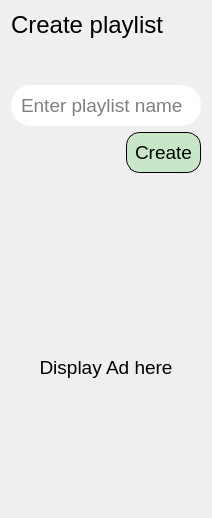
        <widget class="QWidget" name="create_page">
         <layout class="QVBoxLayout" name="verticalLayout_11">
          <item>
           <widget class="QLabel" name="label_10">
            <property name="maximumSize">
             <size>
              <width>16777215</width>
              <height>40</height>
             </size>
            </property>
            <property name="styleSheet">
             <string notr="true">font:18pt;</string>
            </property>
            <property name="text">
             <string>Create playlist</string>
            </property>
           </widget>
          </item>
          <item>
           <spacer name="verticalSpacer_14">
            <property name="orientation">
             <enum>Qt::Vertical</enum>
            </property>
            <property name="sizeType">
             <enum>QSizePolicy::Fixed</enum>
            </property>
            <property name="sizeHint" stdset="0">
             <size>
              <width>20</width>
              <height>40</height>
             </size>
            </property>
           </spacer>
          </item>
          <item>
           <widget class="QLineEdit" name="create_playlist_name">
            <property name="styleSheet">
             <string notr="true">min-height:20px;
              padding:8px;
              font:14pt;
              border-radius:20px;
              border-width:1px;
              color:black;
             </string>
            </property>
            <property name="placeholderText">
             <string>Enter playlist name</string>
            </property>
           </widget>
          </item>
          <item>
           <layout class="QHBoxLayout" name="horizontalLayout_15">
            <item>
             <spacer name="horizontalSpacer_8">
              <property name="orientation">
               <enum>Qt::Horizontal</enum>
              </property>
              <property name="sizeHint" stdset="0">
               <size>
                <width>40</width>
                <height>20</height>
               </size>
              </property>
             </spacer>
            </item>
            <item>
             <widget class="QPushButton" name="create_playlist">
              <property name="cursor">
               <cursorShape>PointingHandCursor</cursorShape>
              </property>
              <property name="styleSheet">
               <string notr="true">font:14pt;
                min-height:20px;
                background-color:rgba(200,230,200);
                color:#000;
                border-radius:14px;
                border-width:1px;
                border-style:solid;
                border-color:black;
                padding:8px;
               </string>
              </property>
              <property name="text">
               <string>Create</string>
              </property>
             </widget>
            </item>
           </layout>
          </item>
          <item>
           <widget class="QLabel" name="playlist_error">
            <property name="styleSheet">
             <string notr="true">font:12pt;
              color:red;
             </string>
            </property>
            <property name="text">
             <string/>
            </property>
           </widget>
          </item>
          <item>
           <widget class="QLabel" name="playlist_success">
            <property name="styleSheet">
             <string notr="true">font:12pt;
              color:#39FF14;
             </string>
            </property>
            <property name="text">
             <string/>
            </property>
           </widget>
          </item>
          <item>
           <spacer name="verticalSpacer_13">
            <property name="orientation">
             <enum>Qt::Vertical</enum>
            </property>
            <property name="sizeType">
             <enum>QSizePolicy::Fixed</enum>
            </property>
            <property name="sizeHint" stdset="0">
             <size>
              <width>20</width>
              <height>40</height>
             </size>
            </property>
           </spacer>
          </item>
          <item>
           <widget class="QLabel" name="label_8">
            <property name="minimumSize">
             <size>
              <width>0</width>
              <height>200</height>
             </size>
            </property>
            <property name="styleSheet">
             <string notr="true">font:14pt;</string>
            </property>
            <property name="text">
             <string>Display Ad here</string>
            </property>
            <property name="alignment">
             <set>Qt::AlignCenter</set>
            </property>
           </widget>
          </item>
          <item>
           <spacer name="verticalSpacer_15">
            <property name="orientation">
             <enum>Qt::Vertical</enum>
            </property>
            <property name="sizeHint" stdset="0">
             <size>
              <width>20</width>
              <height>40</height>
             </size>
            </property>
           </spacer>
          </item>
         </layout>
        </widget>
